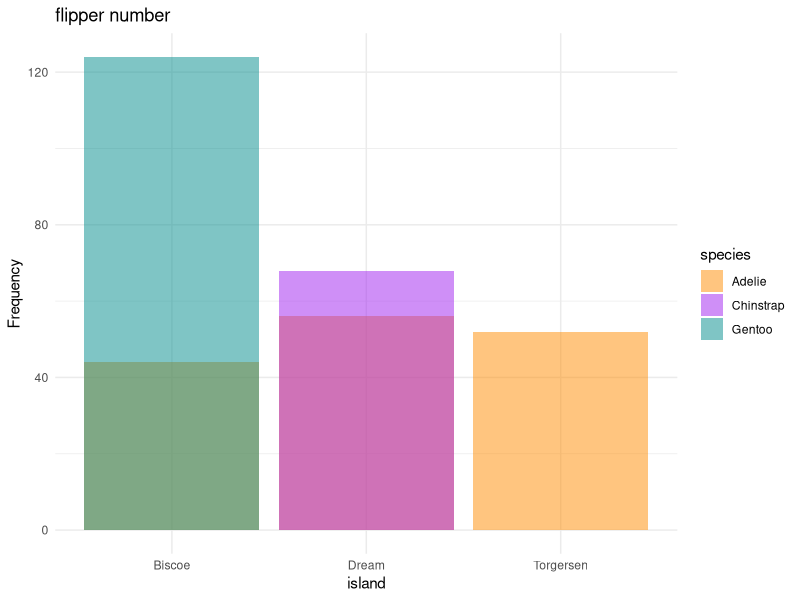
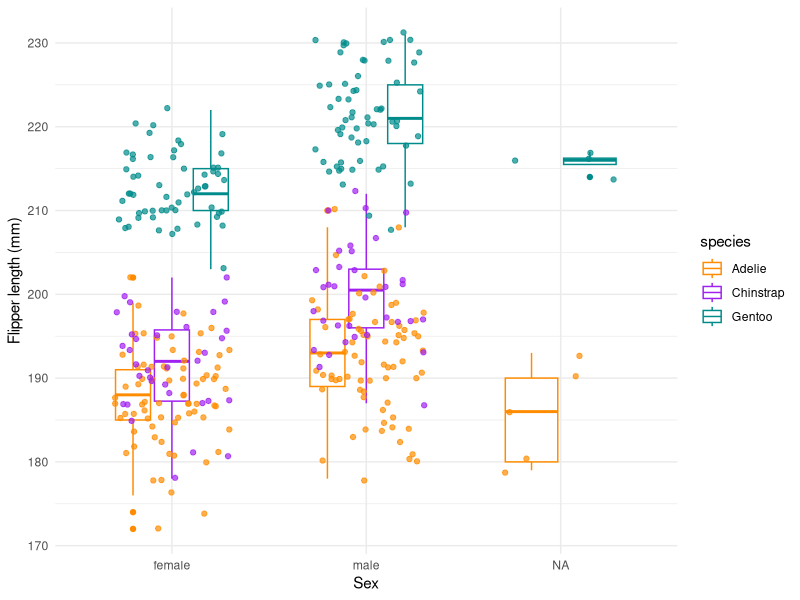

The R source for these figures, in order:
## ---- chunk 1
knitr::opts_chunk$set(echo = TRUE)
## ---- chunk 2
#install.packages("palmerpenguins")

library(palmerpenguins)
data(package = 'palmerpenguins')
head(penguins)
## ---- chunk 3
library(tidyverse)

count(penguins)
penguins %>%
  count(species,sex)
## ---- chunk 4
penguins %>%
  group_by(species) %>%
  summarize(across(where(is.numeric), mean, na.rm = TRUE))
penguins %>%
  group_by(species) %>%
  summarize(across(where(is.numeric), min, na.rm = TRUE))
penguins %>%
  group_by(species) %>%
  summarize(across(where(is.numeric), max, na.rm = TRUE))
penguins %>%
  group_by(species) %>%
  summarize(across(where(is.numeric), sd, na.rm = TRUE))
## ---- chunk 5
library(ggplot2)

island_hist <- ggplot(data = penguins, aes(x = island )) +
  geom_histogram(aes(fill = species),
                 alpha = 0.5,
                 position = "identity",
                 stat = "count") +
  scale_fill_manual(values = c("darkorange","purple","cyan4")) +
  theme_minimal() +
  labs(x = "island",
       y = "Frequency",
       title = "flipper number")

plot(island_hist)
## ---- chunk 6

length_box <- ggplot(data = penguins, aes(x = sex, y = flipper_length_mm)) +
  geom_boxplot(aes(color = species), width = 0.6, show.legend = TRUE) +
  geom_jitter(aes(color = species), alpha = 0.7, show.legend = FALSE, position = position_jitter(width = 0.3, seed = 0)) +
  scale_color_manual(values = c("darkorange","purple","cyan4")) +
  theme_minimal() +
  labs(x = "Sex",
       y = "Flipper length (mm)")

plot(length_box)
